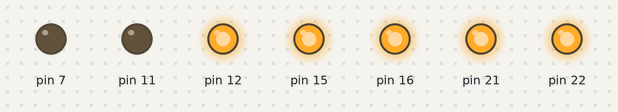
This program was run on a simulated Raspberry Pi (header pin numbers). Shown: output pins drawn as LEDs (lit = HIGH). Camera commands give no picture and take their timeout (5 s if none is given; 1 s for webcam tools). At 20.1 s the program stops and its outputs stay as they are.

Above: at 0.1 s.
At 5.1 s:
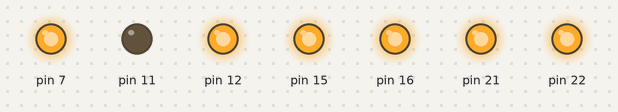
At 10.1 s:
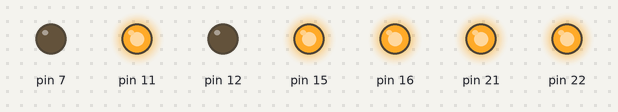
At 15.1 s:
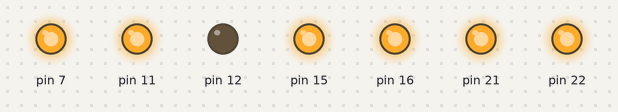
Timing chart, 0 to 21.6 s (numbered marks = the images above):
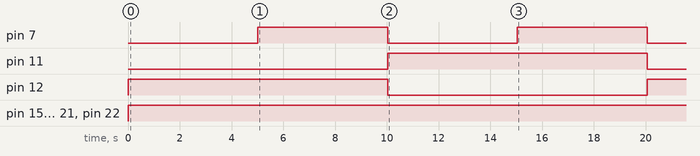

The program:

multi_capture_A.py
```python
import RPi.GPIO as gp
import os

gp.setwarnings(False)
gp.setmode(gp.BOARD)

gp.setup(7, gp.OUT)
gp.setup(11, gp.OUT)
gp.setup(12, gp.OUT)

gp.setup(15, gp.OUT)
gp.setup(16, gp.OUT)
gp.setup(21, gp.OUT)
gp.setup(22, gp.OUT)

gp.output(11, True)
gp.output(12, True)
gp.output(15, True)
gp.output(16, True)
gp.output(21, True)
gp.output(22, True)

def main():
    gp.output(7, False)
    gp.output(11, False)
    gp.output(12, True)
    capture(1)

    gp.output(7, True)
    gp.output(11, False)
    gp.output(12, True)
    capture(2)

    gp.output(7, False)
    gp.output(11, True)
    gp.output(12, False)
    capture(3)

    gp.output(7, True)
    gp.output(11, True)
    gp.output(12, False)
    capture(4)

def capture(cam):
    cmd = "raspistill -o capture_%d.jpg" % cam
    os.system(cmd)

if __name__ == "__main__":
    main()

    gp.output(7, False)
    gp.output(11, False)
    gp.output(12, True)
```

Measured:
- by itself, pin 7: alternates HIGH for 5.0 s and LOW for 5.0 s
- by itself, pin 11: LOW → HIGH at 10.0 s, → LOW 10.0 s later
- by itself, pin 12: LOW → HIGH at 0.00 s, → LOW 10.0 s later, → HIGH 10.0 s later
- by itself, pin 15, pin 16, pin 21, pin 22: LOW → HIGH at 0.00 s
